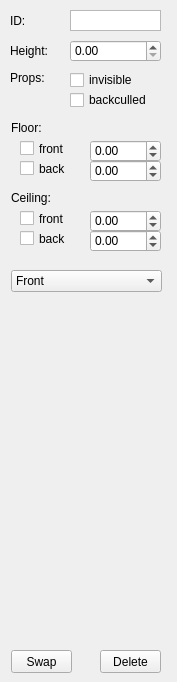
    <widget class="QWidget" name="walls">
     <attribute name="icon">
      <iconset resource="resources.qrc">
       <normaloff>:/Icons/tools-wall.png</normaloff>:/Icons/tools-wall.png</iconset>
     </attribute>
     <attribute name="title">
      <string>Walls</string>
     </attribute>
     <widget class="QLabel" name="labelWallID">
      <property name="geometry">
       <rect>
        <x>10</x>
        <y>10</y>
        <width>61</width>
        <height>21</height>
       </rect>
      </property>
      <property name="text">
       <string>ID:</string>
      </property>
     </widget>
     <widget class="QComboBox" name="comboWallTexture">
      <property name="geometry">
       <rect>
        <x>11</x>
        <y>270</y>
        <width>151</width>
        <height>22</height>
       </rect>
      </property>
      <item>
       <property name="text">
        <string>Front</string>
       </property>
      </item>
      <item>
       <property name="text">
        <string>Back</string>
       </property>
      </item>
      <item>
       <property name="text">
        <string>Floor</string>
       </property>
      </item>
      <item>
       <property name="text">
        <string>Ceiling</string>
       </property>
      </item>
     </widget>
     <widget class="QLabel" name="labelWallFloor">
      <property name="geometry">
       <rect>
        <x>11</x>
        <y>120</y>
        <width>151</width>
        <height>16</height>
       </rect>
      </property>
      <property name="text">
       <string>Floor:</string>
      </property>
     </widget>
     <widget class="QCheckBox" name="checkWallFloorBack">
      <property name="geometry">
       <rect>
        <x>20</x>
        <y>160</y>
        <width>61</width>
        <height>17</height>
       </rect>
      </property>
      <property name="toolTip">
       <string>Floor on the back side</string>
      </property>
      <property name="text">
       <string>back</string>
      </property>
     </widget>
     <widget class="WdgSurfaceEdit" name="wdgWallSurface" native="true">
      <property name="geometry">
       <rect>
        <x>0</x>
        <y>300</y>
        <width>168</width>
        <height>340</height>
       </rect>
      </property>
     </widget>
     <widget class="QPushButton" name="pushWallDelete">
      <property name="geometry">
       <rect>
        <x>100</x>
        <y>650</y>
        <width>61</width>
        <height>23</height>
       </rect>
      </property>
      <property name="text">
       <string>Delete</string>
      </property>
     </widget>
     <widget class="QLabel" name="labelWallProperties">
      <property name="geometry">
       <rect>
        <x>10</x>
        <y>70</y>
        <width>61</width>
        <height>16</height>
       </rect>
      </property>
      <property name="text">
       <string>Props:</string>
      </property>
     </widget>
     <widget class="QPushButton" name="pushWallSwap">
      <property name="geometry">
       <rect>
        <x>11</x>
        <y>650</y>
        <width>61</width>
        <height>23</height>
       </rect>
      </property>
      <property name="text">
       <string>Swap</string>
      </property>
     </widget>
     <widget class="QCheckBox" name="checkWallCeilingBack">
      <property name="geometry">
       <rect>
        <x>20</x>
        <y>230</y>
        <width>61</width>
        <height>17</height>
       </rect>
      </property>
      <property name="toolTip">
       <string>Ceiling on the back side</string>
      </property>
      <property name="text">
       <string>back</string>
      </property>
     </widget>
     <widget class="QCheckBox" name="checkWallInvisible">
      <property name="geometry">
       <rect>
        <x>70</x>
        <y>70</y>
        <width>91</width>
        <height>20</height>
       </rect>
      </property>
      <property name="toolTip">
       <string>Not drawn, not solid</string>
      </property>
      <property name="text">
       <string>invisible</string>
      </property>
     </widget>
     <widget class="QPlainTextEdit" name="plainWallID">
      <property name="geometry">
       <rect>
        <x>70</x>
        <y>10</y>
        <width>91</width>
        <height>21</height>
       </rect>
      </property>
      <property name="verticalScrollBarPolicy">
       <enum>Qt::ScrollBarPolicy::ScrollBarAlwaysOff</enum>
      </property>
      <property name="horizontalScrollBarPolicy">
       <enum>Qt::ScrollBarPolicy::ScrollBarAlwaysOff</enum>
      </property>
      <property name="undoRedoEnabled">
       <bool>false</bool>
      </property>
      <property name="lineWrapMode">
       <enum>QPlainTextEdit::LineWrapMode::NoWrap</enum>
      </property>
      <property name="readOnly">
       <bool>true</bool>
      </property>
     </widget>
     <widget class="QCheckBox" name="checkWallFloorFront">
      <property name="geometry">
       <rect>
        <x>20</x>
        <y>140</y>
        <width>61</width>
        <height>17</height>
       </rect>
      </property>
      <property name="toolTip">
       <string>Floor on the front side</string>
      </property>
      <property name="text">
       <string>front</string>
      </property>
     </widget>
     <widget class="QLabel" name="labelWallTop">
      <property name="geometry">
       <rect>
        <x>10</x>
        <y>40</y>
        <width>61</width>
        <height>21</height>
       </rect>
      </property>
      <property name="text">
       <string>Height:</string>
      </property>
     </widget>
     <widget class="QCheckBox" name="checkWallCeilingFront">
      <property name="geometry">
       <rect>
        <x>20</x>
        <y>210</y>
        <width>61</width>
        <height>17</height>
       </rect>
      </property>
      <property name="toolTip">
       <string>Ceiling on the front side</string>
      </property>
      <property name="text">
       <string>front</string>
      </property>
     </widget>
     <widget class="QDoubleSpinBox" name="spinWallHeight">
      <property name="geometry">
       <rect>
        <x>70</x>
        <y>40</y>
        <width>91</width>
        <height>22</height>
       </rect>
      </property>
      <property name="minimum">
       <double>0.000000000000000</double>
      </property>
      <property name="maximum">
       <double>16384.000000000000000</double>
      </property>
      <property name="singleStep">
       <double>0.250000000000000</double>
      </property>
     </widget>
     <widget class="QCheckBox" name="checkWallBackculled">
      <property name="geometry">
       <rect>
        <x>70</x>
        <y>90</y>
        <width>91</width>
        <height>20</height>
       </rect>
      </property>
      <property name="toolTip">
       <string>Hidden when seen from behind</string>
      </property>
      <property name="text">
       <string>backculled</string>
      </property>
     </widget>
     <widget class="QLabel" name="labelWallCeiling">
      <property name="geometry">
       <rect>
        <x>11</x>
        <y>190</y>
        <width>151</width>
        <height>16</height>
       </rect>
      </property>
      <property name="text">
       <string>Ceiling:</string>
      </property>
     </widget>
     <widget class="QDoubleSpinBox" name="spinWallFloorFrontDrop">
      <property name="geometry">
       <rect>
        <x>90</x>
        <y>140</y>
        <width>71</width>
        <height>22</height>
       </rect>
      </property>
      <property name="minimum">
       <double>-16384.000000000000000</double>
      </property>
      <property name="maximum">
       <double>16384.000000000000000</double>
      </property>
      <property name="singleStep">
       <double>0.125000000000000</double>
      </property>
     </widget>
     <widget class="QDoubleSpinBox" name="spinWallCeilingFrontDrop">
      <property name="geometry">
       <rect>
        <x>90</x>
        <y>210</y>
        <width>71</width>
        <height>22</height>
       </rect>
      </property>
      <property name="minimum">
       <double>-16384.000000000000000</double>
      </property>
      <property name="maximum">
       <double>16384.000000000000000</double>
      </property>
      <property name="singleStep">
       <double>0.250000000000000</double>
      </property>
     </widget>
     <widget class="QDoubleSpinBox" name="spinWallFloorBackDrop">
      <property name="geometry">
       <rect>
        <x>90</x>
        <y>160</y>
        <width>71</width>
        <height>22</height>
       </rect>
      </property>
      <property name="minimum">
       <double>-16384.000000000000000</double>
      </property>
      <property name="maximum">
       <double>16384.000000000000000</double>
      </property>
      <property name="singleStep">
       <double>0.125000000000000</double>
      </property>
     </widget>
     <widget class="QDoubleSpinBox" name="spinWallCeilingBackDrop">
      <property name="geometry">
       <rect>
        <x>90</x>
        <y>230</y>
        <width>71</width>
        <height>22</height>
       </rect>
      </property>
      <property name="minimum">
       <double>-16384.000000000000000</double>
      </property>
      <property name="maximum">
       <double>16384.000000000000000</double>
      </property>
      <property name="singleStep">
       <double>0.250000000000000</double>
      </property>
     </widget>
    </widget>
